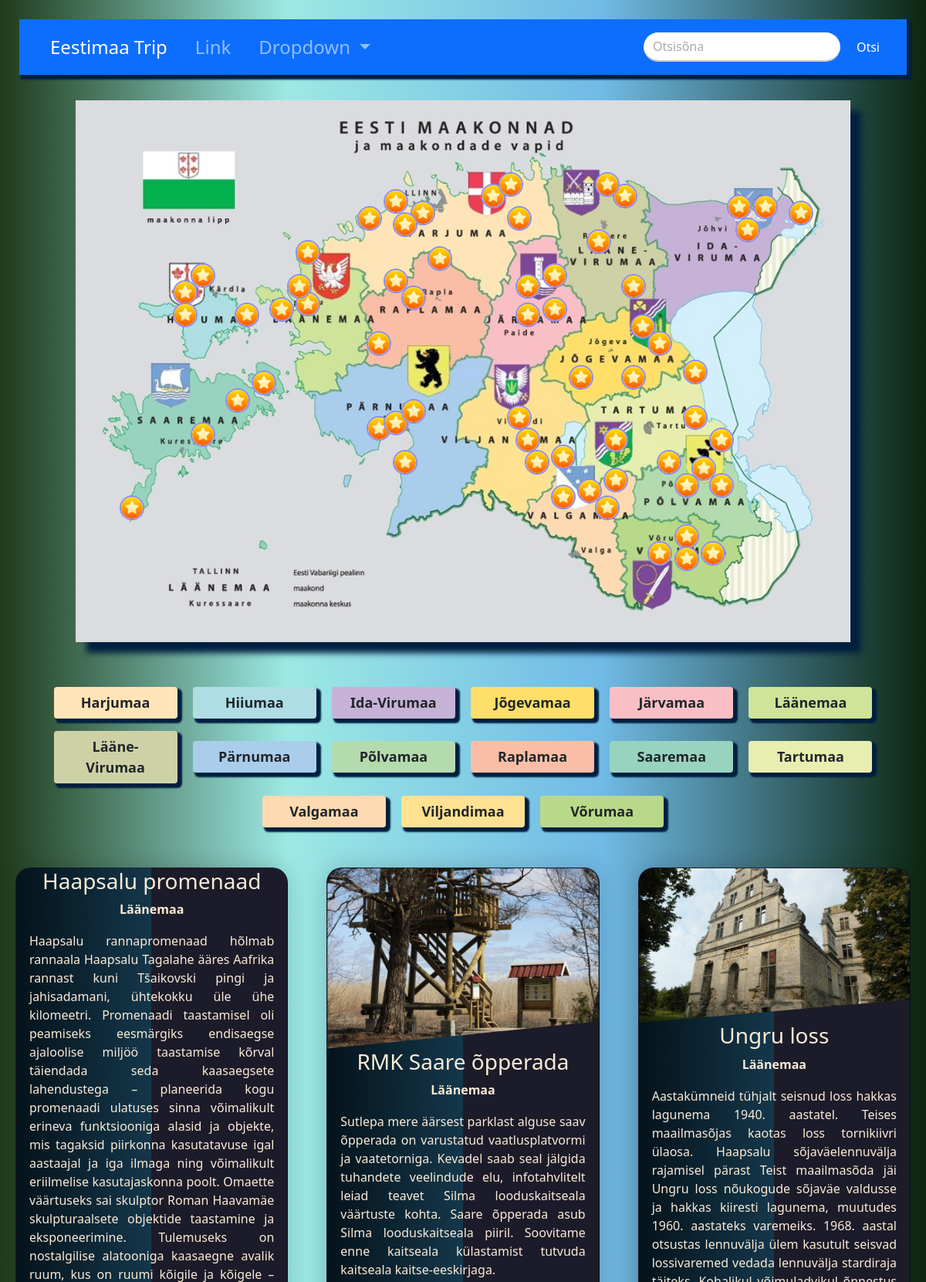
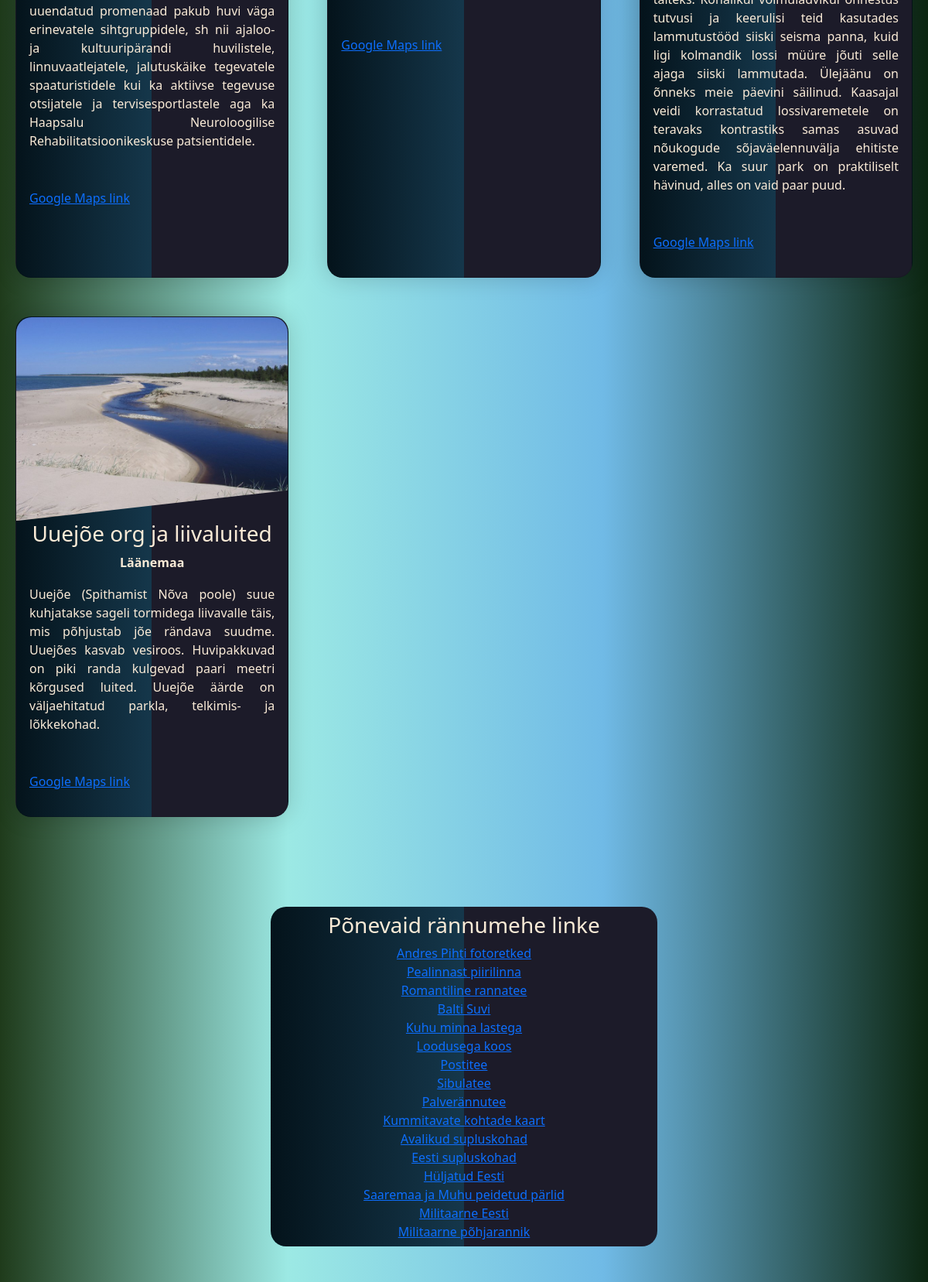
The app's page /laa.php (upper part) with its own data (2 pictures, top to bottom).
### tables this page shows
CREATE TABLE `siht` (
  `id` int(11) NOT NULL,
  `tunnus` varchar(7) NOT NULL,
  `nimi` varchar(50) NOT NULL,
  `maakond` varchar(20) NOT NULL,
  `info` varchar(3000) NOT NULL,
  `asukoht` varchar(50) NOT NULL,
  `iframe` varchar(1000) NOT NULL
);

### laa.php (the view, shortened to what this page needs)
<?php
    $message_sent = false;
?>
<!DOCTYPE html>
<html lang="en">
<head>
    <link rel="stylesheet" href="css/bootstrap.min.css">
    <link rel="stylesheet" href="style/style.css">
</head>
<body>
    <nav class="navbar navbar-expand-lg navbar-dark bg-primary">
        <div class="container-fluid">
          <div class="collapse navbar-collapse" id="navbarSupportedContent">
            <ul class="navbar-nav me-auto mb-2 mb-lg-0">
              <li class="nav-item">
                <a class="nav-link active" aria-current="page" href="#">Eestimaa Trip</a>
              </li>
              <li class="nav-item">
                <a class="nav-link" href="#">Link</a>
              </li>
              <li class="nav-item dropdown">
                <a class="nav-link dropdown-toggle" href="#" id="navbarDropdown" role="button" data-bs-toggle="dropdown" aria-expanded="false">
                  Dropdown
                </a>
              </li>
            </ul>
            <form class="d-flex">
              <input class="form-control me-2 rounded-pill" type="search" placeholder="Otsisõna" aria-label="Search">
              <button class="btn btn-primary" type="submit">Otsi</button>
            </form>
          </div>
        </div>
    </nav>
<div id="body">
        <?php include 'map.php';?>
        <div id="maakonnad">
            <button type="button" class="btn" onclick="window.location.href='har.php#siht'" style="background-color: #ffe4b7;">Harjumaa</button>
            <button type="button" class="btn" onclick="window.location.href='hii.php#siht'" style="background-color: #aedde3;">Hiiumaa</button>
            <button type="button" class="btn" onclick="window.location.href='ivi.php#siht'" style="background-color: #c6b2d7;">Ida-Virumaa</button>
            <button type="button" class="btn" onclick="window.location.href='jog.php#siht'" style="background-color: #ffde6a;">Jõgevamaa</button>
            <button type="button" class="btn" onclick="window.location.href='jar.php#siht'" style="background-color: #fabfc5;">Järvamaa</button>
            <button type="button" class="btn" onclick="window.location.href='laa.php#siht'" style="background-color: #cfe39b;">Läänemaa</button>
            <button type="button" class="btn" onclick="window.location.href='lvi.php#siht'" style="background-color: #ced1a6;">Lääne-Virumaa</button>
            <button type="button" class="btn" onclick="window.location.href='par.php#siht'" style="background-color: #aacdeb;">Pärnumaa</button>
            <button type="button" class="btn" onclick="window.location.href='pol.php#siht'" style="background-color: #b4dbae;">Põlvamaa</button>
            <button type="button" class="btn" onclick="window.location.href='rap.php#siht'" style="background-color: #fabea6;">Raplamaa</button>
            <button type="button" class="btn" onclick="window.location.href='saa.php#siht'" style="background-color: #98d3bf;">Saaremaa</button>
            <button type="button" class="btn" onclick="window.location.href='tar.php#siht'" style="background-color: #e8eeb0;">Tartumaa</button>
            <button type="button" class="btn" onclick="window.location.href='val.php#siht'" style="background-color: #fddab2;">Valgamaa</button>
            <button type="button" class="btn" onclick="window.location.href='vil.php#siht'" style="background-color: #fee191;">Viljandimaa</button>
            <button type="button" class="btn" onclick="window.location.href='vor.php#siht'" style="background-color: #b8d98a;">Võrumaa</button>
        </div><br>
        <?php
        $servername = "localhost";
        $username = "root";
        $password = "";
        $dbname = "eesti_trip";
        $conn = mysqli_connect($servername, $username, $password, $dbname);
        $sql = "SELECT tunnus, nimi, maakond, info, asukoht, iframe FROM siht WHERE maakond='Läänemaa'";
        if ($result=mysqli_query($conn,$sql)) {
            if(mysqli_num_rows($result)>0){
                echo"<div class='cards'>";
                while($row=mysqli_fetch_array($result)){
                    echo"<div class='card'>";
                    echo"<div class='card_container'>";
                    echo"<img class='location' src='img/".$row['tunnus'].".jpg' alt=''>";
                    echo"</div>";
                    echo"<div class='details'>";
                    echo"<h3>".$row['nimi']."</h3>";
                    echo"<div class='mk'><b>".$row['maakond']."</b></div>";
                    echo"<p>".$row['info']."</p>";
                    echo"<p><a target='_blank' href=".$row['asukoht'].">Google Maps link</a></p>";
                    echo"</div>";
                    echo"</div>";
                }
                echo"</div class='cards'>";
                } else {
                    echo"Kirjeid ei leitud!";
                }
        } else {
            echo "Viga: " . $sql . "<br>" . mysqli_error($conn);
        }
        ?>
        </div><br><br>
    </div><br><br>
    <?php include 'links.php';?>
    <?php
    if($message_sent):
    ?>
      <h3>Tänud, me võtame teiega ühendust!</h3>
    <?php
    else:
    ?>
    <br>
    <?php
    endif;
    ?>
</body>
</html>

### style/style.css (style rules this page uses)
:root { --boxshadow: #001f3f; --font-color: #555; --font-color-color: orange; }
body { background-color: #b3c6ce; background: linear-gradient(90deg, rgb(31, 59, 27) 0%, rgba(156,233,228,1) 31%, rgba(112,186,230,1) 65%, rgba(12,38,17,1) 100%); background-attachment: fixed; color: antiquewhite; text-align: center; }
.navbar-nav > li { margin-left:10px; margin-right:10px; font-size: x-large; }
.navbar { background-color: #001f3f; margin: 25px; padding: 10px; box-shadow: 4px 4px 2px 2px var(--boxshadow); }
.form-control { box-shadow: none; border-radius: 0; border-color: #CCC; border-width: 2px; border-style: none none solid none; }
.form-control::placeholder { color: #aaa; }
#maakonnad { margin: auto; width: 90%; display: block; }
#maakonnad > button { width: 160px; margin: 8px; font-size: large; font-weight: 600; box-shadow: 4px 4px 2px 2px var(--boxshadow); }
.cards { display: grid; grid-template-columns: repeat(auto-fit, minmax(300px,1fr)); padding: 20px; grid-gap: 50px; }
.card { text-align: justify; background: linear-gradient(90deg, rgb(4, 19, 27) 0%, rgb(21, 55, 75) 50%, rgba(28,27,41,1) 50%, rgba(28,27,41,1) 100%); border-radius: 20px; box-shadow: 0 0 30px rgba(0,0,0,0.18); transition: 0.4s; cursor: pointer; }
.mk { text-align: center; }
.card_container { position: relative; clip-path: polygon(0 0,100% 0, 100% 85%, 0 100%); }
img.location { width: 100%; display: block; border-radius: 20px 20px 0 0; }
h3 { text-align: center; }
p { padding: 17px; }

### records on screen
siht: nimi "Haapsalu promenaad", maakond "Läänemaa", info "Haapsalu rannapromenaad hõlmab rannaala Haapsalu Tagalahe ääres Aafrika rannast kuni Tšaikovski pingi ja jahisadamani, ühtekokku üle ühe kilomeetri. Promenaadi taastamisel oli peamiseks eesmärgiks endisaegse ajaloolise miljöö taastamise kõrval täiendada seda kaasaegsete lahendustega – planeerida kogu promenaadi ulatuses sinna võimalikult erineva funktsiooniga alasid ja objekte, mis tagaksid piirkonna kasutatavuse igal aastaajal ja iga ilmaga ning võimalikult eriilmelise kasutajaskonna poolt. Omaette väärtuseks sai skulptor Roman Haavamäe skulpturaalsete objektide taastamine ja eksponeerimine. Tulemuseks on nostalgilise alatooniga kaasaegne avalik ruum, kus on ruumi kõigile ja kõigele –…"
siht: tunnus (picture), nimi "RMK Saare õpperada", maakond "Läänemaa", info "Sutlepa mere äärsest parklast alguse saav õpperada on varustatud vaatlusplatvormi ja vaatetorniga. Kevadel saab seal jälgida tuhandete veelindude elu, infotahvlitelt leiad teavet Silma looduskaitseala väärtuste kohta. Saare õpperada asub Silma looduskaitseala piiril. Soovitame enne kaitseala külastamist tutvuda kaitseala kaitse-eeskirjaga."
siht: tunnus (picture), nimi "Ungru loss", maakond "Läänemaa", info "Aastakümneid tühjalt seisnud loss hakkas lagunema 1940. aastatel. Teises maailmasõjas kaotas loss tornikiivri ülaosa. Haapsalu sõjaväelennuvälja rajamisel pärast Teist maailmasõda jäi Ungru loss nõukogude sõjaväe valdusse ja hakkas kiiresti lagunema, muutudes 1960. aastateks varemeiks. 1968. aastal otsustas lennuvälja ülem kasutult seisvad lossivaremed vedada lennuvälja stardiraja täiteks. Kohalikul võimuladvikul õnnestus tutvusi ja keerulisi teid kasutades lammutustööd siiski seisma panna, kuid ligi kolmandik lossi müüre jõuti selle ajaga siiski lammutada. Ülejäänu on õnneks meie päevini säilinud. Kaasajal veidi korrastatud lossivaremetele on teravaks kontrastiks samas asuvad nõukogude…"
siht: tunnus (picture), nimi "Uuejõe org ja liivaluited", maakond "Läänemaa", info "Uuejõe (Spithamist Nõva poole) suue kuhjatakse sageli tormidega liivavalle täis, mis põhjustab jõe rändava suudme. Uuejões kasvab vesiroos. Huvipakkuvad on piki randa kulgevad paari meetri kõrgused luited. Uuejõe äärde on väljaehitatud parkla, telkimis- ja lõkkekohad."
